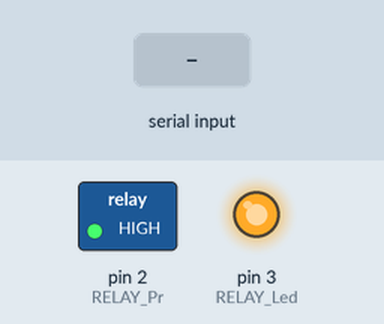
This sketch was run on a simulated Arduino Uno, built with avr-gcc and run on an emulated ATmega328P. Shown: switched loads named in the sketch (green lamp = pin HIGH), output pins drawn as LEDs (lit = HIGH). Inputs (shaded band) come from the test bench.

Above: at 1.2 s.
1.3 s: "C" received over Serial
At 2.2 s:
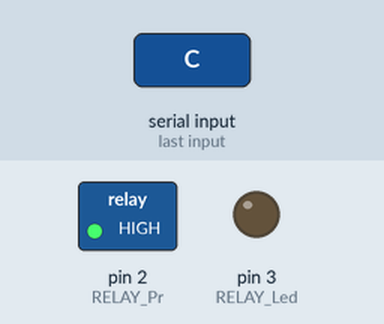
2.8 s: "P" received over Serial
At 3.3 s:
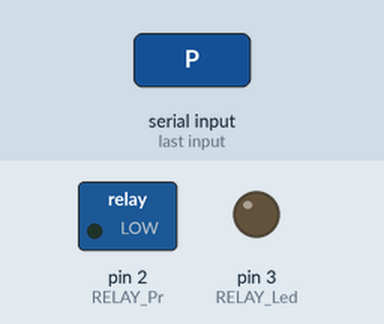
4.3 s: "C" received over Serial
At 5.6 s:
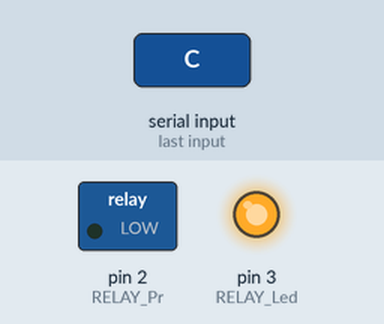
Timing chart, 0 to 7.3 s (numbered marks = the images above; inputs shaded):
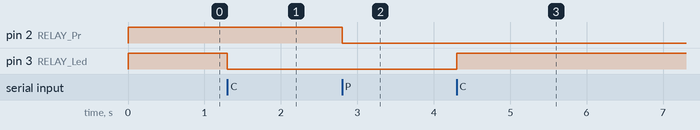

The sketch:

RelayProektor.ino
```cpp
#define RELAY_Pr 2 //relay Proektor pin
#define RELAY_Led 3 //relay Chiroq pin
bool prYongan;
bool ledYongan;

void setup() {
  // put your setup code here, to run once:
  Serial.begin(9600);

  pinMode(RELAY_Pr, OUTPUT);
  pinMode(RELAY_Led, OUTPUT);

  digitalWrite(RELAY_Pr, HIGH);
  digitalWrite(RELAY_Led, HIGH);
  prYongan = false;
  ledYongan = false;
}

void loop() {
  // put your main code here, to run repeatedly:
  if(Serial.available()){
      char c = Serial.read();
      if(c == 'C')
      {
        if(ledYongan == false){
          ledYongan = true;
          digitalWrite(RELAY_Led, LOW);
        }else{
          ledYongan = false;
          digitalWrite(RELAY_Led, HIGH);
        }
      }
      if(c == 'P')
      {
        if(prYongan == false){
          prYongan = true;
          digitalWrite(RELAY_Pr, LOW);
        }else{
          prYongan = false;
          digitalWrite(RELAY_Pr, HIGH);
        }
      }
    }
}
```

Measured:
- after the input at 1.3 s, pin 3 (RELAY_Led): HIGH → LOW at once
- after the input at 2.8 s, pin 2 (RELAY_Pr): HIGH → LOW at once
- after the input at 4.3 s, pin 3 (RELAY_Led): LOW → HIGH at once
